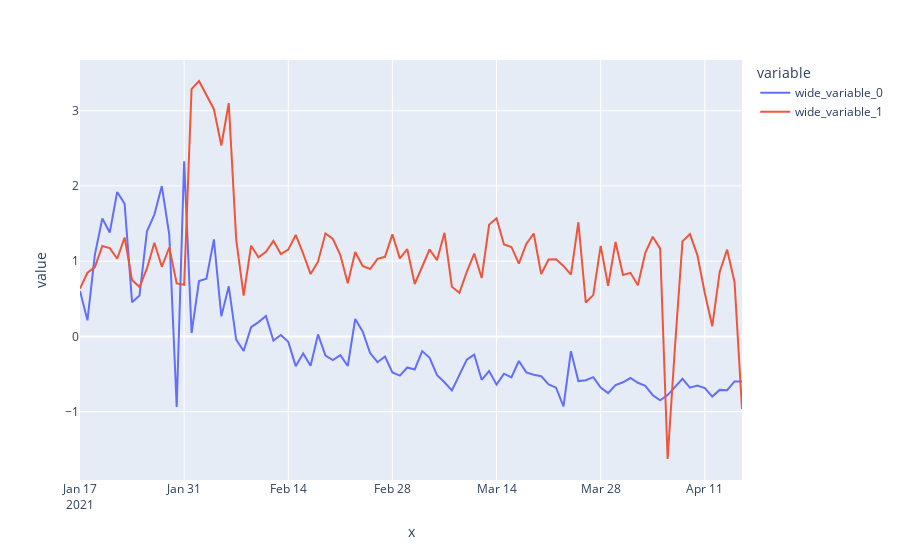

Notebook code for this chart:
### Code cell
px.line(x=X_test_df.index, y = [test_norm[:, 0], y_pred])
